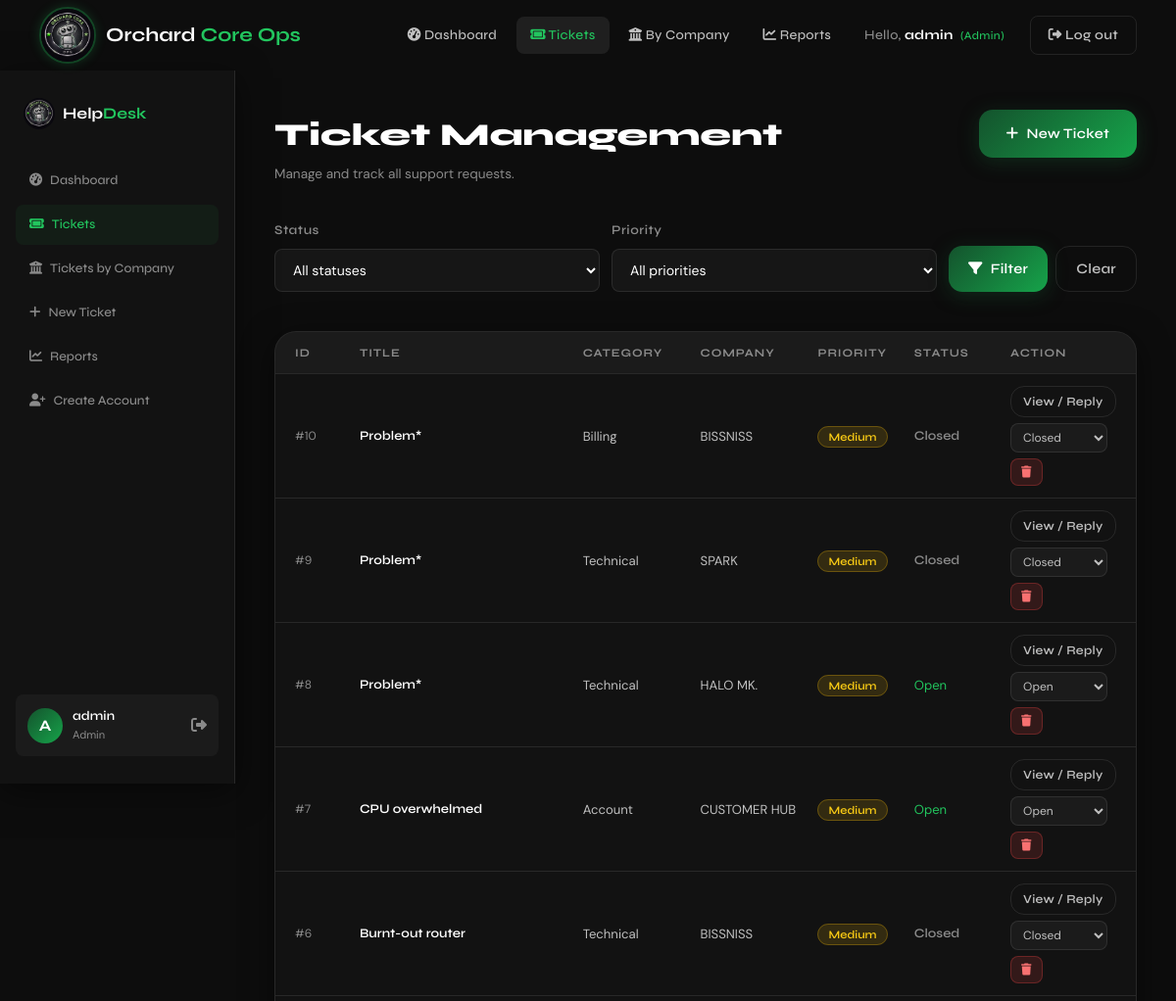
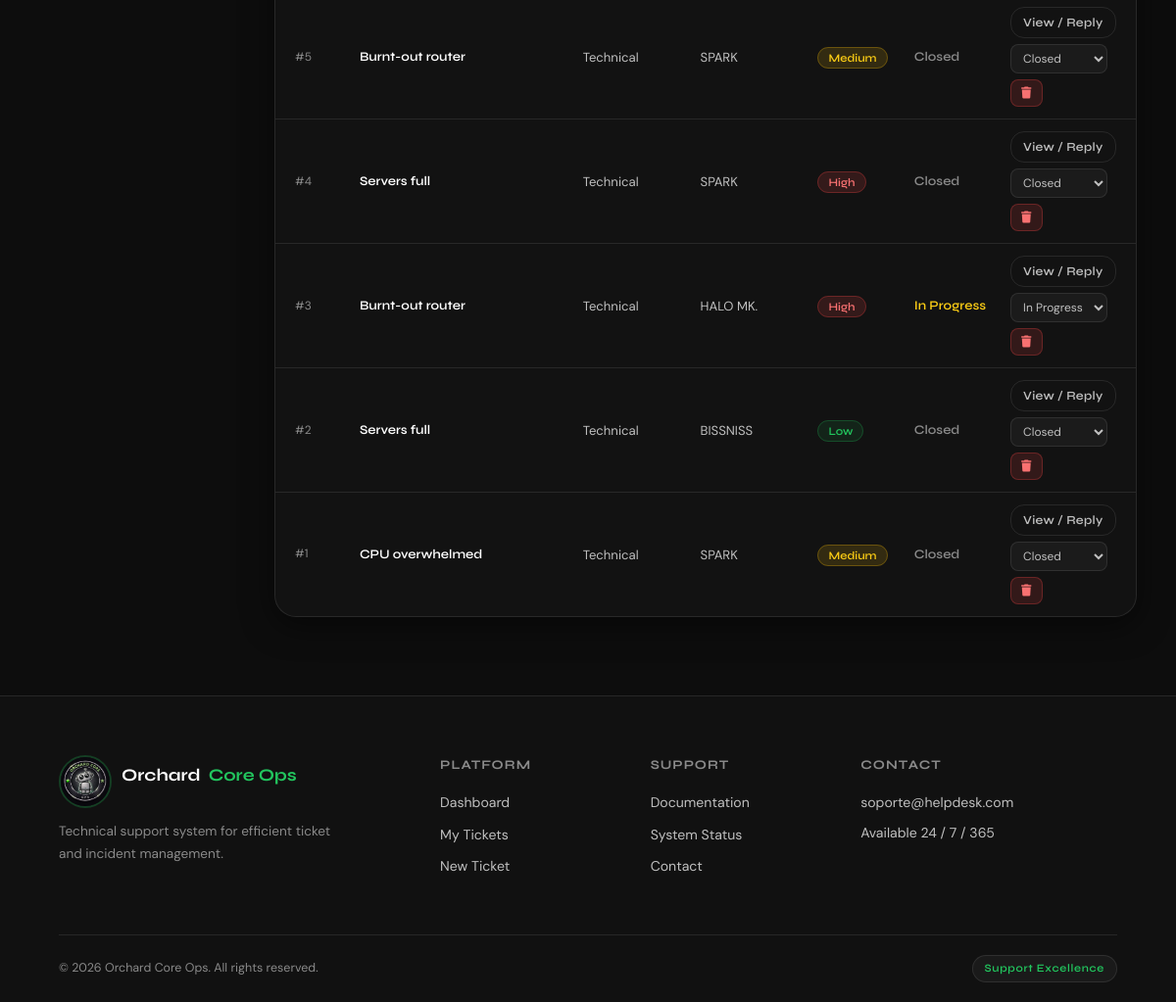
/tickets/ (signed in), run on the app's committed database (2 pictures, top to bottom).
### models.py (models this page shows)
class Ticket(db.Model):
    __tablename__ = 'tickets'
    id          = db.Column(db.Integer, primary_key=True)
    titulo      = db.Column(db.String(150), nullable=False)
    descripcion = db.Column(db.Text, nullable=False)
    categoria   = db.Column(db.String(80), nullable=False)
    prioridad   = db.Column(db.String(20), nullable=False)
    empresa     = db.Column(db.String(50), nullable=False, default='SPARK')
    estado      = db.Column(db.String(20), default='abierto')
    call_status = db.Column(db.String(20))
    usuario_id  = db.Column(db.Integer, db.ForeignKey('users.id'), nullable=False)
    created_at  = db.Column(db.DateTime, default=datetime.utcnow)
    updated_at  = db.Column(db.DateTime, default=datetime.utcnow, onupdate=datetime.utcnow)
    responses   = db.relationship('Response', backref='ticket', lazy=True)

### modules/tickets/routes.py (the view)
@tickets_bp.route('/')
@login_required
def list_tickets():
    user_id  = session['user_id']
    rol      = session.get('rol')
    empresa  = session.get('empresa')
    estado_filter    = request.args.get('estado')
    prioridad_filter = request.args.get('prioridad')
    empresa_filter   = request.args.get('empresa')
    query = Ticket.query
    if rol == 'agente':
        query = query.filter_by(empresa=empresa)
    if estado_filter:
        query = query.filter_by(estado=estado_filter)
    if prioridad_filter:
        query = query.filter_by(prioridad=prioridad_filter)
    if empresa_filter and is_staff():
        query = query.filter_by(empresa=empresa_filter)
    tickets = query.order_by(Ticket.created_at.desc()).all()
    return render_template('tickets/list.html', tickets=tickets,
                           current_estado=estado_filter,
                           current_prioridad=prioridad_filter,
                           current_empresa=empresa_filter)

### modules/tickets/routes.py (called while the page is built)
def login_required(f):
    @wraps(f)
    def decorated_function(*args, **kwargs):
        if 'user_id' not in session:
            return redirect(url_for('auth.login'))
        return f(*args, **kwargs)
    return decorated_function

### templates/tickets/list.html (shortened to what this page needs)
{% extends 'base.html' %}
{% block content %}
<section class="dashboard-section">
  <aside class="sidebar glass-card">
    <div class="sidebar-logo">
      <img src="{{ url_for('static', filename='img/logo.png') }}" alt="Logo" style="width:32px;height:32px;border-radius:50%;object-fit:cover;" />
      <span class="logo-text">Help<span class="logo-accent">Desk</span></span>
    </div>
        <nav class="sidebar-nav">
      <a href="{{ url_for('dashboard.index') }}" class="sb-link ">
        <i class="fa-solid fa-gauge-high" style="margin-right:8px;"></i>Dashboard
      </a>
      <a href="{{ url_for('tickets.list_tickets') }}" class="sb-link active">
        <i class="fa-solid fa-ticket" style="margin-right:8px;"></i>Tickets
      </a>
      <a href="{{ url_for('transactions.index') }}" class="sb-link"><i class="fa-solid fa-building-columns" style="margin-right:8px;"></i>Tickets by Company</a>
      <a href="{{ url_for('tickets.create_ticket') }}" class="sb-link ">
        <i class="fa-solid fa-plus" style="margin-right:8px;"></i>New Ticket
      </a>
      {% if session.get('rol') in ('admin', 'tecnico') %}
      <a href="{{ url_for('reports.index') }}" class="sb-link ">
        <i class="fa-solid fa-chart-line" style="margin-right:8px;"></i>Reports
      </a>
      {% endif %}
      {% if session.get('rol') == 'admin' %}
      <a href="{{ url_for('auth.register') }}" class="sb-link">
        <i class="fa-solid fa-user-plus" style="margin-right:8px;"></i>Create Account
      </a>
      {% endif %}
    </nav>
    <div class="sidebar-user">
      <div class="su-avatar">{{ session.get('username', 'U')[0].upper() }}</div>
      <div class="su-info">
        <span class="su-name">{{ session.get('username') }}</span>
        <span class="su-role">{{ session.get('rol','user')|role_label }}</span>
      </div>
      <a href="{{ url_for('auth.logout') }}" class="su-logout" title="Log out">
        <i class="fa-solid fa-right-from-bracket"></i>
      </a>
    </div>
  </aside>
  <div class="dashboard-main">
    <div class="dash-topbar">
      <div>
        <h1 class="dash-title">Ticket Management</h1>
        <p class="dash-sub">Manage and track all support requests.</p>
      </div>
      <a href="{{ url_for('tickets.create_ticket') }}" class="btn-primary">
        <i class="fa-solid fa-plus"></i> New Ticket
      </a>
    </div>
    <div class="dash-block">
      <form method="GET" action="{{ url_for('tickets.list_tickets') }}"
            style="display:flex;gap:12px;flex-wrap:wrap;align-items:flex-end;">
        <div class="form-group" style="margin-bottom:0;flex:1;min-width:160px;">
          <label>Status</label>
          <select name="estado" style="width:100%;padding:11px 14px;background:var(--white-dim2);border:1px solid var(--border);border-radius:var(--radius-sm);color:var(--white);font-size:0.88rem;outline:none;">
            <option value="">All statuses</option>
          </select>
        </div>
        <div class="form-group" style="margin-bottom:0;flex:1;min-width:160px;">
          <label>Priority</label>
          <select name="prioridad" style="width:100%;padding:11px 14px;background:var(--white-dim2);border:1px solid var(--border);border-radius:var(--radius-sm);color:var(--white);font-size:0.88rem;outline:none;">
            <option value="">All priorities</option>
          </select>
        </div>
        <div style="display:flex;gap:8px;">
          <button type="submit" class="btn-primary" style="padding:11px 20px;">
            <i class="fa-solid fa-filter"></i> Filter
          </button>
          <a href="{{ url_for('tickets.list_tickets') }}" class="btn-ghost" style="padding:11px 20px;">Clear</a>
        </div>
      </form>
    </div>
    <div class="dash-block">
      <div class="glass-card messages-table">
        <div class="table-header" style="grid-template-columns:0.5fr 2fr 1fr 1fr 0.8fr 0.8fr 1fr;">
          <span>ID</span>
          <span>Title</span>
          <span>Category</span>
          <span>Company</span>
          <span>Priority</span>
          <span>Status</span>
          <span>Action</span>
        </div>
        {% if tickets %}
          {% for t in tickets %}
          <div class="table-row" style="grid-template-columns:0.5fr 2fr 1fr 1fr 0.8fr 0.8fr 1fr;">
            <span class="tr-date">#{{ t.id }}</span>
            <span class="tr-name">{{ t.titulo }}</span>
            <span>{{ t.categoria|categoria_label }}</span>
            <span style="color:var(--silver);font-size:0.82rem;">{{ t.empresa }}</span>
            <span>
              {% if t.prioridad == 'alta' %}
                <span style="padding:3px 10px;background:rgba(239,68,68,0.15);border:1px solid rgba(239,68,68,0.3);border-radius:20px;font-size:0.72rem;font-family:var(--font-head);font-weight:600;color:#f87171;">High</span>
              {% elif t.prioridad == 'media' %}
                <span style="padding:3px 10px;background:rgba(234,179,8,0.15);border:1px solid rgba(234,179,8,0.3);border-radius:20px;font-size:0.72rem;font-family:var(--font-head);font-weight:600;color:#facc15;">Medium</span>
              {% else %}
                <span style="padding:3px 10px;background:rgba(34,197,94,0.1);border:1px solid rgba(34,197,94,0.25);border-radius:20px;font-size:0.72rem;font-family:var(--font-head);font-weight:600;color:var(--green-glow);">Low</span>
              {% endif %}
            </span>
            <span>
              {% if t.estado == 'abierto' %}
                <span class="tr-email">Open</span>
              {% elif t.estado == 'en_proceso' %}
                <span style="color:#facc15;font-family:var(--font-head);font-weight:600;font-size:0.82rem;">In Progress</span>
              {% else %}
                <span style="color:var(--silver-dim);font-family:var(--font-head);font-weight:600;font-size:0.82rem;">Closed</span>
              {% endif %}
            </span>
            <span style="display:flex;gap:6px;align-items:center;flex-wrap:wrap;">
              <a href="{{ url_for('tickets.view_ticket', id=t.id) }}" class="btn-ghost" style="padding:5px 12px;font-size:0.78rem;">
                View / Reply
              </a>
              {% if session.get('rol') in ('admin', 'tecnico') %}
              <form action="{{ url_for('tickets.update_status', id=t.id) }}" method="POST" style="display:inline;">
                <select name="estado" onchange="this.form.submit()"
                        style="padding:5px 8px;background:var(--white-dim2);border:1px solid var(--border);border-radius:var(--radius-sm);color:var(--silver);font-size:0.75rem;outline:none;cursor:pointer;">
                  <option value="abierto" {% if t.estado == 'abierto' %}selected{% endif %}>Open</option>
                  <option value="en_proceso" {% if t.estado == 'en_proceso' %}selected{% endif %}>In Progress</option>
                  <option value="cerrado" {% if t.estado == 'cerrado' %}selected{% endif %}>Closed</option>
                </select>
              </form>
              <form action="{{ url_for('tickets.delete_ticket', id=t.id) }}" method="POST" style="display:inline;" onsubmit="return confirm('Are you sure you want to delete this ticket?');">
                <button type="submit" style="padding:5px 10px;background:rgba(239,68,68,0.15);border:1px solid rgba(239,68,68,0.3);border-radius:var(--radius-sm);color:#f87171;font-size:0.75rem;cursor:pointer;">
                  <i class="fa-solid fa-trash"></i>
                </button>
              </form>
              {% endif %}
            </span>
          </div>
          {% endfor %}
        {% else %}
          <div class="empty-state">
            <p>No tickets match the filters.</p>
            <a href="{{ url_for('tickets.create_ticket') }}">Create the first one</a>
          </div>
        {% endif %}
      </div>
    </div>
  </div>
</section>
{% endblock %}

### templates/base.html (shortened to what this page needs)
<!DOCTYPE html>
<html lang="en">
<head>
  <link rel="stylesheet" href="https://cdnjs.cloudflare.com/ajax/libs/font-awesome/6.4.0/css/all.min.css" />
  <link rel="stylesheet" href="{{ url_for('static', filename='css/styles.css') }}" />
</head>
<body>
<nav class="navbar" id="navbar">
  <div class="nav-container">
    <a href="{{ url_for('dashboard.index') }}" class="nav-logo">
      <img src="{{ url_for('static', filename='img/logo.png') }}" alt="Orchard Core Ops" class="nav-logo-img" />
      <span class="logo-text">Orchard <span class="logo-accent">Core Ops</span></span>
    </a>
    <div class="nav-links" id="navLinks">
      {% if session.get('user_id') %}
        <a href="{{ url_for('dashboard.index') }}" class="nav-link {% if request.endpoint == 'dashboard.index' %}active{% endif %}">
          <i class="fa-solid fa-gauge-high"></i> Dashboard
        </a>
        <a href="{{ url_for('tickets.list_tickets') }}" class="nav-link {% if 'tickets' in request.endpoint %}active{% endif %}">
          <i class="fa-solid fa-ticket"></i> Tickets
        </a>
        <a href="{{ url_for('transactions.index') }}" class="nav-link {% if 'transactions' in request.endpoint %}active{% endif %}">
          <i class="fa-solid fa-building-columns"></i> By Company
        </a>
        {% if session.get('rol') in ('admin', 'tecnico') %}
        <a href="{{ url_for('reports.index') }}" class="nav-link {% if request.endpoint == 'reports.index' %}active{% endif %}">
          <i class="fa-solid fa-chart-line"></i> Reports
        </a>
        {% endif %}
        <span class="nav-link" style="color:var(--silver-dim); cursor:default;">
          Hello, <strong style="color:var(--white)">{{ session.get('username') }}</strong>
          {% if session.get('rol') == 'admin' %}<span style="color:var(--green-glow);font-size:0.72rem;margin-left:4px;">(Admin)</span>{% endif %}
        </span>
        <a href="{{ url_for('auth.logout') }}" class="nav-btn nav-btn-ghost">
          <i class="fa-solid fa-right-from-bracket"></i> Log out
        </a>
      {% else %}
        <a href="{{ url_for('auth.login') }}" class="nav-btn nav-btn-ghost">Log In</a>
      {% endif %}
    </div>
  </div>
</nav>
<main>
  {% block content %}{% endblock %}
</main>
<footer class="footer">
  <div class="footer-container">
    <div class="footer-brand">
      <div class="footer-logo-wrap">
        <img src="{{ url_for('static', filename='img/logo.png') }}" alt="Orchard Core Ops" class="footer-logo-img" />
        <span class="logo-text">Orchard <span class="logo-accent">Core Ops</span></span>
      </div>
      <p>Technical support system for efficient ticket and incident management.</p>
    </div>
    <div class="footer-links">
      <h4>Platform</h4>
      {% if session.get('user_id') %}
        <a href="{{ url_for('dashboard.index') }}">Dashboard</a>
        <a href="{{ url_for('tickets.list_tickets') }}">My Tickets</a>
        <a href="{{ url_for('tickets.create_ticket') }}">New Ticket</a>
      {% else %}
        <a href="{{ url_for('auth.login') }}">Log In</a>
      {% endif %}
    </div>
    <div class="footer-links">
      <h4>Support</h4>
      <a href="#">Documentation</a>
      <a href="#">System Status</a>
      <a href="#">Contact</a>
    </div>
    <div class="footer-contact">
      <h4>Contact</h4>
      <p>soporte@helpdesk.com</p>
      <p>Available 24 / 7 / 365</p>
    </div>
  </div>
  <div class="footer-bottom">
    <span>© 2026 Orchard Core Ops. All rights reserved.</span>
    <span class="footer-badge">Support Excellence</span>
  </div>
</footer>
</body>
</html>

### data on the page
Ticket: id "10", titulo "Problem*", categoria|categoria_label "Billing", empresa "BISSNISS", prioridad "Medium", shows "Closed", estado "Closed"
Ticket: id "9", titulo "Problem*", categoria|categoria_label "Technical", empresa "SPARK", prioridad "Medium", shows "Closed", estado "Closed"
Ticket: id "8", titulo "Problem*", categoria|categoria_label "Technical", empresa "HALO MK.", prioridad "Medium", shows "Open", estado "Open"
Ticket: id "7", titulo "CPU overwhelmed", categoria|categoria_label "Account", empresa "CUSTOMER HUB", prioridad "Medium", shows "Open", estado "Open"
Ticket: id "6", titulo "Burnt-out router", categoria|categoria_label "Technical", empresa "BISSNISS", prioridad "Medium", shows "Closed", estado "Closed"
Ticket: id "5", titulo "Burnt-out router", categoria|categoria_label "Technical", empresa "SPARK", prioridad "Medium", shows "Closed", estado "Closed"
Ticket: id "4", titulo "Servers full", categoria|categoria_label "Technical", empresa "SPARK", prioridad "High", shows "Closed", estado "Closed"
Ticket: id "3", titulo "Burnt-out router", categoria|categoria_label "Technical", empresa "HALO MK.", prioridad "High", shows "In Progress", estado "In Progress"
Ticket: id "2", titulo "Servers full", categoria|categoria_label "Technical", empresa "BISSNISS", prioridad "Low", shows "Closed", estado "Closed"
Ticket: id "1", titulo "CPU overwhelmed", categoria|categoria_label "Technical", empresa "SPARK", prioridad "Medium", shows "Closed", estado "Closed"

### other printed values
{{ session.get('username') }} "admin"
{{ session.get('username', 'U')[0].upper() }} "A"
{{ session.get('rol','user')|role_label }} "Admin"
